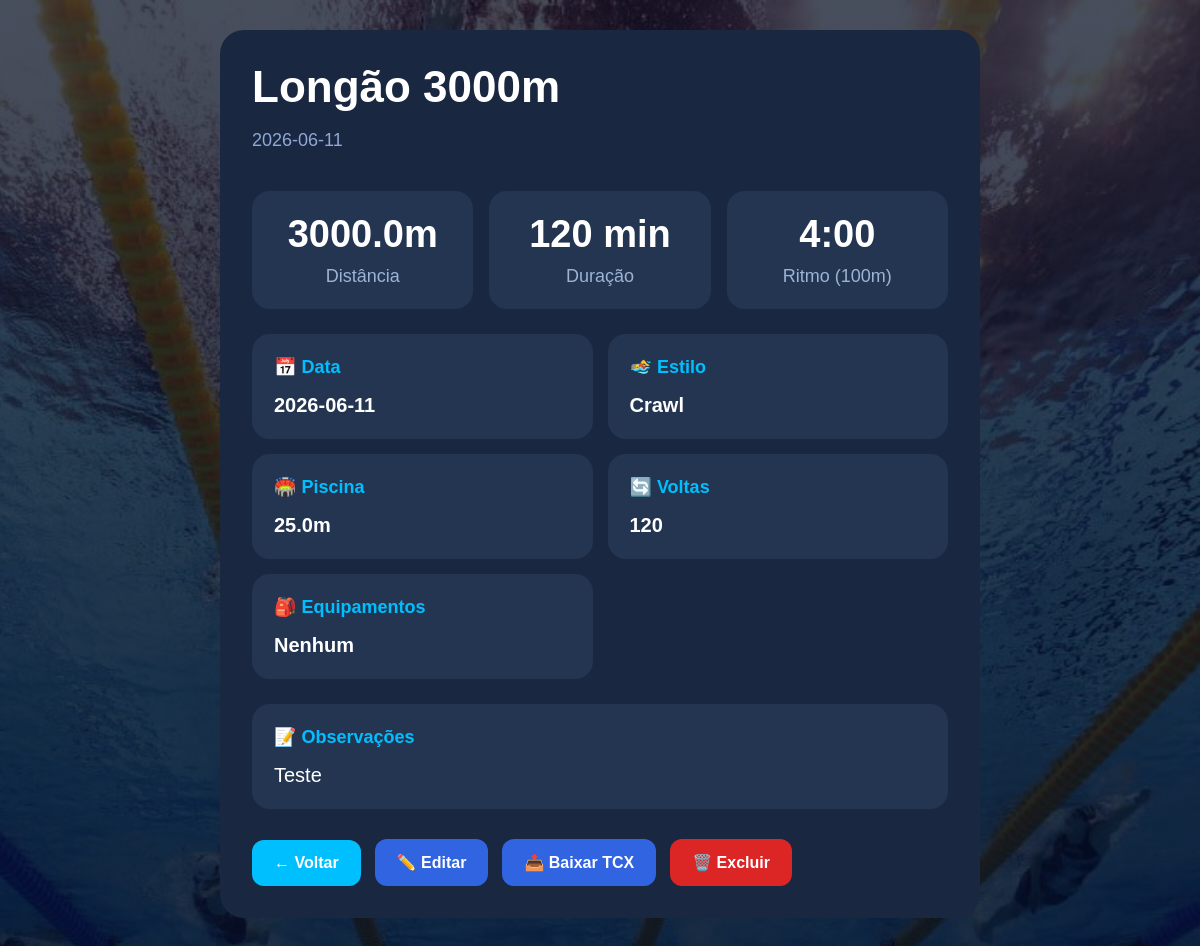
/treino/6 (signed in), run on the app's committed database.
### tables this page shows
CREATE TABLE treinos (
    id INTEGER PRIMARY KEY AUTOINCREMENT,
    data_treino TEXT NOT NULL,
    titulo TEXT NOT NULL,
    estilo TEXT,
    tamanho_piscina REAL,
    voltas INTEGER,
    distancia_metros REAL,
    duracao_minutos INTEGER,
    pace TEXT,
    observacoes TEXT,
    equipamentos TEXT,
    status TEXT DEFAULT 'realizado',
    usuario_id INTEGER,
    criado_em TIMESTAMP DEFAULT CURRENT_TIMESTAMP
);

### app.py (the view)
@app.route("/treino/<int:id>")
@login_obrigatorio
def detalhe_treino(id):
    treino = buscar_treino_por_id(id)
    return render_template(
        "detalhe_treino.html",
        treino=treino
    )

### app.py (called while the page is built)
def login_obrigatorio(funcao):
    @wraps(funcao)
    def verificar_login(*args, **kwargs):
        if "usuario_id" not in session:
            return redirect(url_for("tela_login"))
        return funcao(*args, **kwargs)
    return verificar_login

### database/connection.py (called while the page is built)
def conectar():
    conexao = sqlite3.connect(DB_PATH)
    conexao.row_factory = sqlite3.Row
    return conexao

### modelos/treinos.py (called while the page is built)
def buscar_treino_por_id(id):
    conexao = conectar()
    cursor = conexao.cursor()
    sql = """
        SELECT * FROM treinos
        WHERE id = ?
    """
    cursor.execute(sql, (id,))
    treino = cursor.fetchone()
    cursor.close()
    conexao.close()
    return treino

### templates/detalhe_treino.html (shortened to what this page needs)
{% extends "base.html" %}
{% block content %}
<main class="detalhe-container">
    <div class="detalhe-card treino-modal">
        <h1>{{ treino.titulo }}</h1>
        <p class="data">
            {{ treino.data_treino }}
        </p>
        <div class="metricas">
            <div class="metrica">
                <h2>{{ treino.distancia_metros }}m</h2>
                <span>Distância</span>
            </div>
            <div class="metrica">
                <h2>{{ treino.duracao_minutos }} min</h2>
                <span>Duração</span>
            </div>
            <div class="metrica">
                <h2>{{ treino.pace }}</h2>
                <span>Ritmo (100m)</span>
            </div>
        </div>
        <div class="info-grid">
            <div class="info-box">
                <strong>📅 Data</strong>
                <p>{{ treino.data_treino }}</p>
            </div>
            <div class="info-box">
                <strong>🏊 Estilo</strong>
                <p>{{ treino.estilo }}</p>
            </div>
            <div class="info-box">
                <strong>🏟️ Piscina</strong>
                <p>{{ treino.tamanho_piscina }}m</p>
            </div>
            <div class="info-box">
                <strong>🔄 Voltas</strong>
                <p>{{ treino.voltas }}</p>
            </div>
            <div class="info-box">
                <strong>🎒 Equipamentos</strong>
                <p>{{ treino.equipamentos or "Nenhum" }}</p>
            </div>
        </div>
        <div class="observacoes-box">
            <strong>📝 Observações</strong>
            <p>
                {{ treino.observacoes or "Sem observações" }}
            </p>
        </div>
        <div class="acoes-treino">
            <a
                href="/"
                class="btn-voltar"
            >
                ← Voltar
            </a>
            <a
                href="{{ url_for('editar_treino', id=treino.id) }}"
                class="btn-editar"
            >
                ✏️ Editar
            </a>
            <a
                href="{{ url_for('exportar_tcx', id=treino.id) }}"
                class="btn-editar"
            >
                📤 Baixar TCX
            </a>
            <form
                action="{{ url_for('excluir_treino', id=treino.id) }}"
                method="POST"
                onsubmit="return confirm('Tem certeza que deseja excluir este treino?');"
            >
                <button
                    type="submit"
                    class="btn-excluir"
                >
                    🗑️ Excluir
                </button>
            </form>
        </div>
    </div>
</main>
{% endblock %}

### static/style.css (style rules this page uses)
body { margin: 0; height: 100vh; overflow: hidden; font-family: Arial, sans-serif; background: #081229; color: white; }
.detalhe-container { width: 100%; min-height: 100vh; display: flex; justify-content: center; align-items: center; padding: 40px; box-sizing: border-box; overflow-y: auto; }
.detalhe-card { width: 850px; background: #1a2740; padding: 40px; border-radius: 24px; box-sizing: border-box; }
.detalhe-card h1 { font-size: 56px; margin-top: 0; margin-bottom: 10px; }
.data { color: #8fa8d6; font-size: 18px; margin-bottom: 40px; }
.metricas { display: flex; gap: 20px; margin-bottom: 35px; }
.metrica { flex: 1; background: #243552; padding: 30px; border-radius: 18px; text-align: center; }
.metrica h2 { margin: 0 0 12px; font-size: 50px; color: #00bfff; }
.metrica span { color: #9bb4d4; font-size: 18px; }
.info-grid { display: grid; grid-template-columns: 1fr 1fr; gap: 20px; margin-bottom: 25px; }
.info-box { background: #243552; padding: 28px; border-radius: 18px; min-height: 120px; box-sizing: border-box; }
.info-box strong { display: block; color: #00bfff; font-size: 18px; margin-bottom: 16px; }
.info-box p { margin: 0; font-size: 24px; font-weight: bold; }
.observacoes-box { background: #243552; padding: 28px; border-radius: 18px; margin-bottom: 30px; }
.observacoes-box strong { display: block; color: #00bfff; margin-bottom: 16px; font-size: 18px; }
.observacoes-box p { margin: 0; font-size: 20px; }
.btn-voltar { display: inline-block; padding: 14px 22px; border-radius: 12px; background: #00bfff; color: white; text-decoration: none; font-weight: bold; transition: 0.2s; }
.treino-modal { width: 850px; max-width: 95%; background: #1a2740; border-radius: 24px; padding: 40px; color: white; box-sizing: border-box; }
.treino-modal h2 { font-size: 56px; margin-top: 0; margin-bottom: 10px; color: white; }
body:has(.detalhe-container) { height: auto; min-height: 100vh; overflow-y: auto; }
.detalhe-container { align-items: flex-start; padding: 30px; }
.detalhe-card { max-width: 760px; padding: 32px; margin-bottom: 50px; }
.detalhe-card h1 { font-size: 44px; }
.metricas { gap: 16px; margin-bottom: 25px; }
.metrica { padding: 22px; }
.metrica h2 { font-size: 38px; }
.info-grid { gap: 15px; }
.info-box { padding: 22px; min-height: 95px; }
.info-box p { font-size: 20px; }
.observacoes-box { padding: 22px; }
.acoes-treino { display: flex; gap: 14px; align-items: center; flex-wrap: wrap; }
.acoes-treino form { margin: 0; }
.btn-editar, .btn-excluir { display: inline-flex; align-items: center; justify-content: center; padding: 14px 22px; border: none; border-radius: 12px; color: white; font-size: 16px; font-weight: bold; text-decoration: none; cursor: pointer; transition: 0.2s; }
.btn-editar { background: #3164e0; }
.btn-excluir { background: #dc2626; }
body { background: linear-gradient( rgba(1, 10, 30, 0.72), rgba(1, 10, 30, 0.82) ), url("img/piscina-bg.jpg"); background-size: cover; background-position: center; background-attachment: fixed; }
html, body { min-height: 100%; height: auto; overflow-y: auto; }

### data on the page
treinos: titulo "Longão 3000m", data_treino "2026-06-11", distancia_metros "3000.0", duracao_minutos "120", pace "4:00", estilo "Crawl", tamanho_piscina "25.0", voltas "120", equipamentos "Nenhum", observacoes "Teste"
